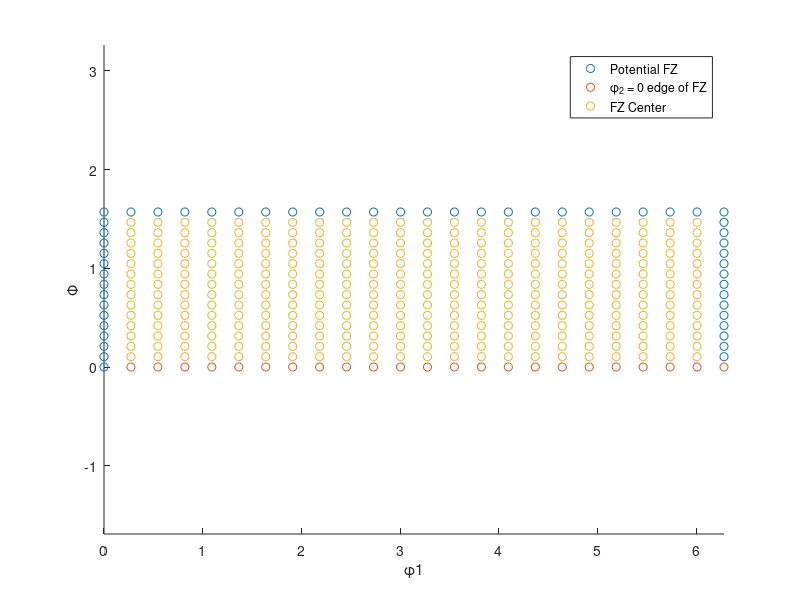

Source code (MATLAB): (Note: this script raises an error after producing the figure.)
% v_phi1 = linspace(0,2*pi(),12);
% v_Phi = linspace(0,pi()/2,8);
v_phi1 = linspace(0,2*pi(),24);
v_Phi = linspace(0,pi()/2,16);

[X,Y] = meshgrid(v_phi1,v_Phi);

kaled = [X(:,1),Y(:,1);X(end,2:end)',Y(end,2:end)';X(2:end-1,end),Y(2:end-1,end)];
exte = [X(1,2:end)',Y(1,2:end)'];
Xcent = X(2:end-1,2:end-1);
Ycent = Y(2:end-1,2:end-1);
cent = [Xcent(:),Ycent(:)];

close('all')

figure(1)
scatter(kaled(:,1),kaled(:,2),'ro')
hold on
scatter(exte(:,1),exte(:,2),'bo')
scatter(cent(:,1),cent(:,2),'go')
xlabel('\phi1'); ylabel('\Phi')
legend('Potential FZ','\phi_2 = 0 edge of FZ','FZ Center')
hold off
axis tight equal


for ii = 1:length(kaled(:,1))
    tmp = gsh_hcp_tri_L_7(kaled(ii,1),kaled(ii,2),0);
%     tmp = GSH_Hexagonal_Triclinic(kaled(ii,1),kaled(ii,2),0);
    kaledgsh(ii,:) = [real(tmp(2:3)'),tmp(4),imag(tmp(5:6)'),real(tmp(7:10)'),tmp(11),imag(tmp(12:15)')];
end

for ii = 1:length(exte(:,1))
    tmp = gsh_hcp_tri_L_7(exte(ii,1),exte(ii,2),0);
%     tmp = GSH_Hexagonal_Triclinic(exte(ii,1),exte(ii,2),0);
    extegsh(ii,:) = [real(tmp(2:3)'),tmp(4),imag(tmp(5:6)'),real(tmp(7:10)'),tmp(11),imag(tmp(12:15)')];
end

for ii = 1:length(cent(:,1))
    tmp = gsh_hcp_tri_L_7(cent(ii,1),cent(ii,2),0);
%     tmp = GSH_Hexagonal_Triclinic(cent(ii,1),cent(ii,2),0);
    centgsh(ii,:) = [real(tmp(2:3)'),tmp(4),imag(tmp(5:6)'),real(tmp(7:10)'),tmp(11),imag(tmp(12:15)')];
end

totgsh = [kaledgsh;extegsh;centgsh];
coeff = pca(totgsh);

kaledpca = kaledgsh * coeff;   
extepca = extegsh * coeff;
centpca = centgsh * coeff; 

pcaA = 4; pcaB = 5; pcaC = 6;


figure(2)

colnum = 20;
color = hsv(colnum);
for cc = 1:colnum
    plot(cc,5,...
        'LineStyle','none','Marker','o','MarkerEdgeColor','k',...
        'MarkerFaceColor',color(cc,:),'MarkerSize',7);
    hold on
end
hold off

figure(3)
plot3(kaledpca(:,pcaA),kaledpca(:,pcaB),kaledpca(:,pcaC),...
    'LineStyle','none','MarkerEdgeColor','k','Marker','o',...
    'MarkerFaceColor',color(1,:))
hold on
plot3(extepca(:,pcaA),extepca(:,pcaB),extepca(:,pcaC),...
    'LineStyle','none','MarkerEdgeColor','k','Marker','s',...
    'MarkerFaceColor',color(13,:))
plot3(centpca(:,pcaA),centpca(:,pcaB),centpca(:,pcaC),...
    'LineStyle','none','MarkerEdgeColor','k','Marker','v',...
    'MarkerFaceColor',color(8,:))
hold off

legend('Potential FZ','\phi_2 = 0 edge of FZ','FZ Center')
xlabel(['pca',int2str(pcaA)]);
ylabel(['pca',int2str(pcaB)]);
zlabel(['pca',int2str(pcaC)]);
axis tight equal; grid on;


figure(4)
plot(kaledpca(:,pcaA),kaledpca(:,pcaB),...
    'LineStyle','none','MarkerEdgeColor','k','Marker','o',...
    'MarkerFaceColor',color(1,:))
hold on
plot(extepca(:,pcaA),extepca(:,pcaB),...
    'LineStyle','none','MarkerEdgeColor','k','Marker','s',...
    'MarkerFaceColor',color(13,:))
plot(centpca(:,pcaA),centpca(:,pcaB),...
    'LineStyle','none','MarkerEdgeColor','k','Marker','v',...
    'MarkerFaceColor',color(8,:))
hold off

legend('Potential FZ','\phi_2 = 0 edge of FZ','FZ Center')
xlabel(['pca',int2str(pcaA)]);
ylabel(['pca',int2str(pcaB)]);
axis tight equal; grid on;


